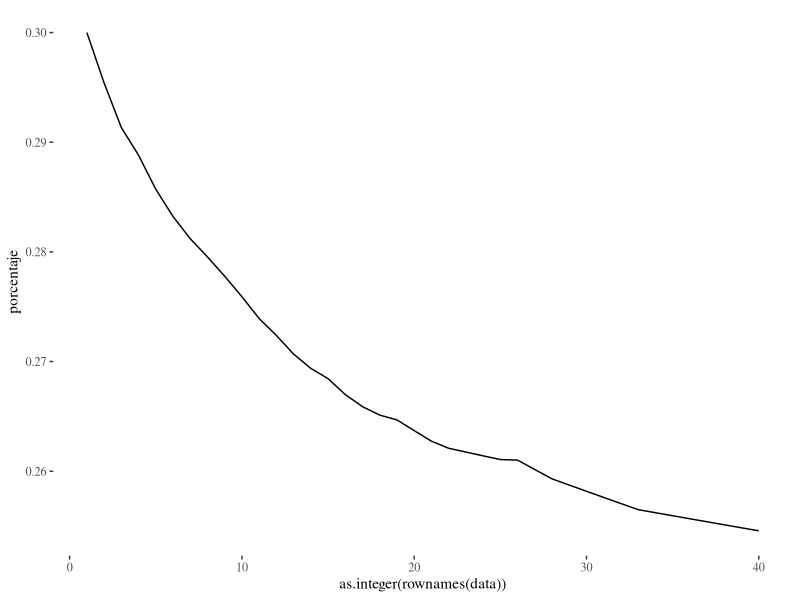

Write the R code that produced this figure.
require(ggplot2)
require(ggthemes)

data <- read.csv("modelo.csv")
data$porcentaje <- data$Mujeres/(data$Hombres+data$Mujeres)
ggplot(data,aes(x=as.integer(rownames(data)),y=porcentaje,group=1))+geom_line() +theme_tufte() 


